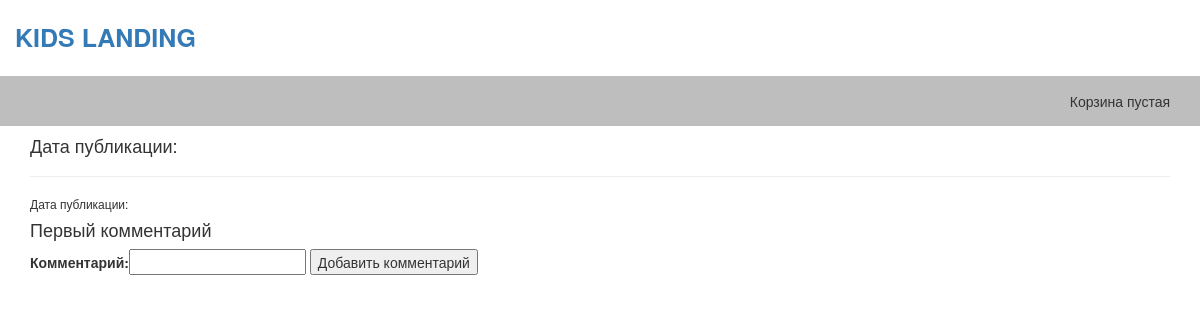
Page /articles/get/1/ on the earlier database version.
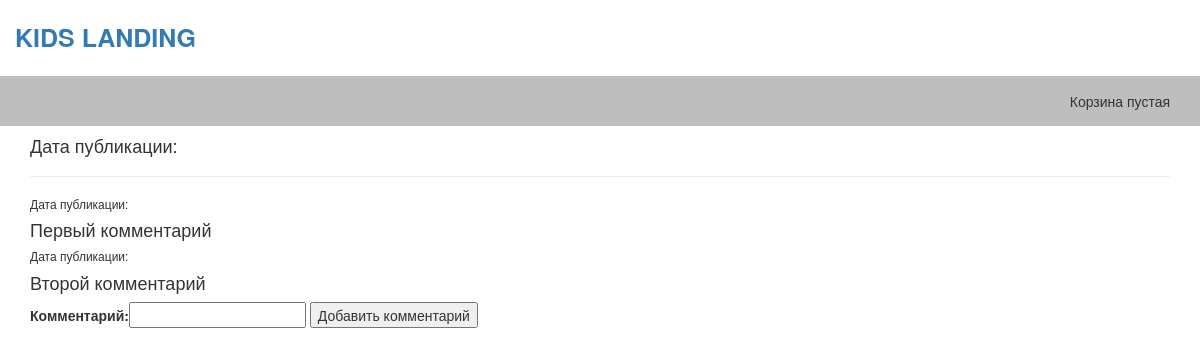
Same page on the later database version.
### article/models.py (models this page shows)
class Comments(models.Model):
    class Meta:
        db_table = 'comments'
    comments_text = models.CharField(verbose_name='Комментарий', max_length=400)
    comments_article = models.ForeignKey(Article, editable=False) # Связь с таблицей статей

### article/views.py (the view)
# urls.py: url(r'^articles/', include('article.urls', namespace='articles')), # Статьи
def article(request, article_id=1):
    comment_form = CommentForm
    args = {}
    args.update(csrf(request))  # Проверка данных
    args['articles'] = Article.objects.get(id=article_id)
    args['comments'] = Comments.objects.filter(comments_article_id=article_id)
    args['form'] = comment_form
    return render_to_response('articles/article/article.html', args)

### templates/articles/article/article.html (shortened to what this page needs)
{% extends "shop/base.html" %}
{% load staticfiles %}
{% block content_article %}
    <h4>Дата публикации:{{ article.article_date }}</h4>
    <hr>
    {% for comment in comments %}
        <h6>Дата публикации:{{ article.article_date }}</h6>
        <h4><p>{{ comment.comments_text }}</p></h4>
    {% endfor %}
    <form action="/articles/add_comment/{{ article.id }}" method="post">
        {{ form }}
        <input type="submit" class="button" value="Добавить комментарий" />
    </form>
{% endblock %}

Differences in the rows shown:
added Comments: comments_text "Второй комментарий"
